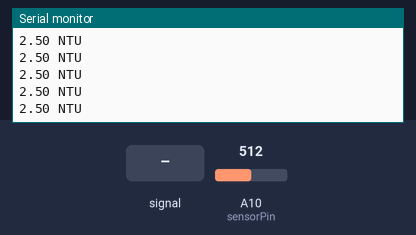
A sketch run on a simulated Arduino Mega 2560, built with avr-gcc and run on an emulated ATmega2560. Parts: the last lines printed to the serial monitor. The inputs (shaded band) are chosen by the test bench; at power-on: A10 (sensorPin) = 512.

Above: at 1.2 s.
1.3 s: A10 (sensorPin) fed a 200 Hz sine of ±81 counts around its level
At 1.63 s:
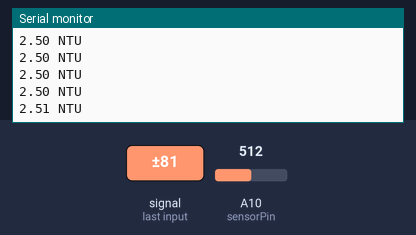
2.8 s: A10 (sensorPin) set to 716
At 2.86 s:
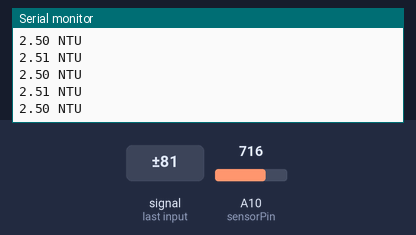
4.3 s: A10 (sensorPin) fed a 2 Hz sine of ±306 counts around its level
At 4.51 s:
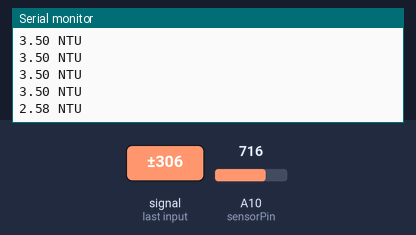
5.8 s: A10 (sensorPin) set to 810
At 5.89 s:
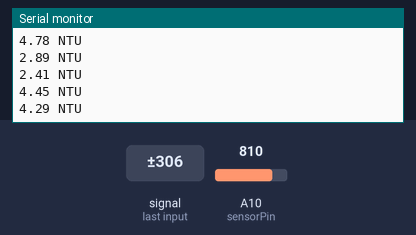
Timing chart, 0 to 8.3 s (numbered marks = the images above; inputs shaded):
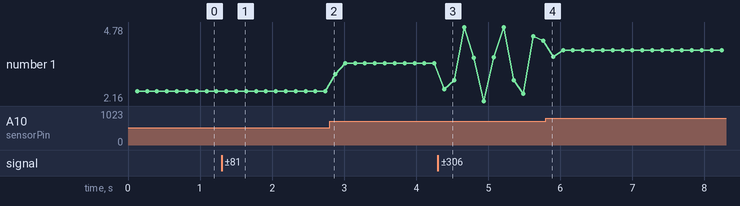

Measured:
- after the input at 1.3 s, the serial monitor: prints a new line after 0.20 s (image 1)
- after the input at 4.3 s, the serial monitor: prints a new line after 0.09 s (image 3)
- plotted number 1: 2.5 → 3.5 after the input at 2.8 s, 3.5 → 4.29 after the input at 4.3 s, 4.29 → 3.96 after the input at 5.8 s

The sketch:

test_turbidity.ino
```cpp
//https://how2electronics.com/diy-turbidity-meter-using-turbidity-sensor-arduino/
//https://www.electroniclinic.com/turbidity-sensor-with-arduino-for-water-quality-monitoring-turbidity-meter/
int sensorPin = A10;
float volt;
float ntu;

void setup()
{
  Serial.begin(9600);
 }

void loop()
{

    volt = 0;
    for(int i=0; i<800; i++)
    {
        volt += ((float)analogRead(sensorPin)/1023)*5;
    }
    volt = volt/800;
    volt = round_to_dp(volt,2);
//    if(volt < 2.5){
//      ntu = 3000;
//    }else{
//      ntu = (-1120.4*(volt*volt))+(5742.3*volt)-4353.8;
//    }
    Serial.print(volt);
    Serial.println(" NTU");
    delay(10);
}

float round_to_dp( float in_value, int decimal_place )
{
  float multiplier = powf( 10.0f, decimal_place );
  in_value = roundf( in_value * multiplier ) / multiplier;
  return in_value;
}
```
